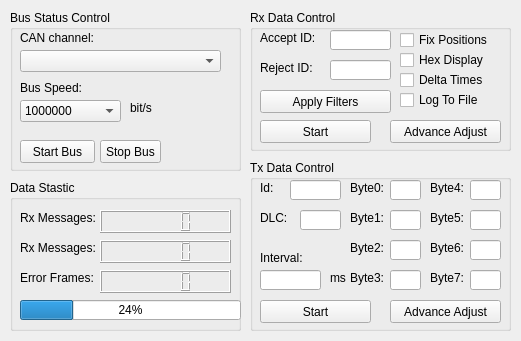
<?xml version="1.0" encoding="UTF-8"?>
<ui version="4.0">
 <class>Spark</class>
 <widget class="QWidget" name="Spark">
  <property name="geometry">
   <rect>
    <x>0</x>
    <y>0</y>
    <width>521</width>
    <height>341</height>
   </rect>
  </property>
  <property name="minimumSize">
   <size>
    <width>475</width>
    <height>341</height>
   </size>
  </property>
  <property name="windowTitle">
   <string>Spark</string>
  </property>
  <widget class="QGroupBox" name="groupBox">
   <property name="geometry">
    <rect>
     <x>10</x>
     <y>10</y>
     <width>231</width>
     <height>161</height>
    </rect>
   </property>
   <property name="title">
    <string>Bus Status Control</string>
   </property>
   <widget class="QComboBox" name="comboBox">
    <property name="geometry">
     <rect>
      <x>10</x>
      <y>40</y>
      <width>201</width>
      <height>22</height>
     </rect>
    </property>
   </widget>
   <widget class="QLabel" name="label">
    <property name="geometry">
     <rect>
      <x>10</x>
      <y>20</y>
      <width>131</width>
      <height>16</height>
     </rect>
    </property>
    <property name="text">
     <string>CAN channel:</string>
    </property>
   </widget>
   <widget class="QPushButton" name="pushButton">
    <property name="geometry">
     <rect>
      <x>90</x>
      <y>130</y>
      <width>61</width>
      <height>23</height>
     </rect>
    </property>
    <property name="text">
     <string>Stop Bus</string>
    </property>
   </widget>
   <widget class="QLabel" name="label_3">
    <property name="geometry">
     <rect>
      <x>120</x>
      <y>90</y>
      <width>71</width>
      <height>16</height>
     </rect>
    </property>
    <property name="text">
     <string>bit/s</string>
    </property>
   </widget>
   <widget class="QComboBox" name="comboBox_2">
    <property name="geometry">
     <rect>
      <x>10</x>
      <y>90</y>
      <width>101</width>
      <height>22</height>
     </rect>
    </property>
    <item>
     <property name="text">
      <string>1000000</string>
     </property>
    </item>
    <item>
     <property name="text">
      <string>500000</string>
     </property>
    </item>
    <item>
     <property name="text">
      <string>250000</string>
     </property>
    </item>
    <item>
     <property name="text">
      <string>100000</string>
     </property>
    </item>
    <item>
     <property name="text">
      <string>83333</string>
     </property>
    </item>
    <item>
     <property name="text">
      <string>62500</string>
     </property>
    </item>
    <item>
     <property name="text">
      <string>50000</string>
     </property>
    </item>
    <item>
     <property name="text">
      <string>33333</string>
     </property>
    </item>
   </widget>
   <widget class="QLabel" name="label_2">
    <property name="geometry">
     <rect>
      <x>10</x>
      <y>70</y>
      <width>131</width>
      <height>16</height>
     </rect>
    </property>
    <property name="text">
     <string>Bus Speed:</string>
    </property>
   </widget>
   <widget class="QPushButton" name="pushButton_2">
    <property name="geometry">
     <rect>
      <x>10</x>
      <y>130</y>
      <width>75</width>
      <height>23</height>
     </rect>
    </property>
    <property name="text">
     <string>Start Bus</string>
    </property>
   </widget>
  </widget>
  <widget class="QGroupBox" name="groupBox_2">
   <property name="geometry">
    <rect>
     <x>10</x>
     <y>180</y>
     <width>231</width>
     <height>151</height>
    </rect>
   </property>
   <property name="title">
    <string>Data Stastic</string>
   </property>
   <widget class="QProgressBar" name="progressBar">
    <property name="geometry">
     <rect>
      <x>10</x>
      <y>120</y>
      <width>221</width>
      <height>20</height>
     </rect>
    </property>
    <property name="value">
     <number>24</number>
    </property>
   </widget>
   <widget class="QLabel" name="label_4">
    <property name="geometry">
     <rect>
      <x>10</x>
      <y>30</y>
      <width>81</width>
      <height>16</height>
     </rect>
    </property>
    <property name="text">
     <string>Rx Messages:</string>
    </property>
   </widget>
   <widget class="QLabel" name="label_5">
    <property name="geometry">
     <rect>
      <x>10</x>
      <y>60</y>
      <width>81</width>
      <height>16</height>
     </rect>
    </property>
    <property name="text">
     <string>Rx Messages:</string>
    </property>
   </widget>
   <widget class="QLabel" name="label_6">
    <property name="geometry">
     <rect>
      <x>10</x>
      <y>90</y>
      <width>81</width>
      <height>16</height>
     </rect>
    </property>
    <property name="text">
     <string>Error Frames:</string>
    </property>
   </widget>
   <widget class="QLCDNumber" name="lcdNumber">
    <property name="geometry">
     <rect>
      <x>90</x>
      <y>30</y>
      <width>131</width>
      <height>23</height>
     </rect>
    </property>
   </widget>
   <widget class="QLCDNumber" name="lcdNumber_2">
    <property name="geometry">
     <rect>
      <x>90</x>
      <y>60</y>
      <width>131</width>
      <height>23</height>
     </rect>
    </property>
   </widget>
   <widget class="QLCDNumber" name="lcdNumber_3">
    <property name="geometry">
     <rect>
      <x>90</x>
      <y>90</y>
      <width>131</width>
      <height>23</height>
     </rect>
    </property>
   </widget>
  </widget>
  <widget class="QGroupBox" name="groupBox_3">
   <property name="geometry">
    <rect>
     <x>250</x>
     <y>10</y>
     <width>261</width>
     <height>141</height>
    </rect>
   </property>
   <property name="title">
    <string>Rx Data Control</string>
   </property>
   <widget class="QCheckBox" name="checkBox">
    <property name="geometry">
     <rect>
      <x>150</x>
      <y>20</y>
      <width>111</width>
      <height>20</height>
     </rect>
    </property>
    <property name="text">
     <string>Fix Positions</string>
    </property>
   </widget>
   <widget class="QCheckBox" name="checkBox_2">
    <property name="geometry">
     <rect>
      <x>150</x>
      <y>40</y>
      <width>111</width>
      <height>20</height>
     </rect>
    </property>
    <property name="text">
     <string>Hex Display</string>
    </property>
   </widget>
   <widget class="QCheckBox" name="checkBox_3">
    <property name="geometry">
     <rect>
      <x>150</x>
      <y>60</y>
      <width>111</width>
      <height>20</height>
     </rect>
    </property>
    <property name="text">
     <string>Delta Times</string>
    </property>
   </widget>
   <widget class="QPushButton" name="pushButton_4">
    <property name="geometry">
     <rect>
      <x>10</x>
      <y>110</y>
      <width>111</width>
      <height>23</height>
     </rect>
    </property>
    <property name="text">
     <string>Start</string>
    </property>
   </widget>
   <widget class="QCheckBox" name="checkBox_4">
    <property name="geometry">
     <rect>
      <x>150</x>
      <y>80</y>
      <width>111</width>
      <height>20</height>
     </rect>
    </property>
    <property name="text">
     <string>Log To File</string>
    </property>
   </widget>
   <widget class="QLineEdit" name="lineEdit_12">
    <property name="geometry">
     <rect>
      <x>80</x>
      <y>20</y>
      <width>61</width>
      <height>20</height>
     </rect>
    </property>
   </widget>
   <widget class="QLabel" name="label_19">
    <property name="geometry">
     <rect>
      <x>10</x>
      <y>20</y>
      <width>61</width>
      <height>16</height>
     </rect>
    </property>
    <property name="text">
     <string>Accept ID:</string>
    </property>
   </widget>
   <widget class="QLineEdit" name="lineEdit_13">
    <property name="geometry">
     <rect>
      <x>80</x>
      <y>50</y>
      <width>61</width>
      <height>20</height>
     </rect>
    </property>
   </widget>
   <widget class="QLabel" name="label_20">
    <property name="geometry">
     <rect>
      <x>10</x>
      <y>50</y>
      <width>61</width>
      <height>16</height>
     </rect>
    </property>
    <property name="text">
     <string>Reject ID:</string>
    </property>
   </widget>
   <widget class="QPushButton" name="pushButton_5">
    <property name="geometry">
     <rect>
      <x>10</x>
      <y>80</y>
      <width>131</width>
      <height>23</height>
     </rect>
    </property>
    <property name="text">
     <string>Apply Filters</string>
    </property>
   </widget>
   <widget class="QPushButton" name="pushButton_7">
    <property name="geometry">
     <rect>
      <x>140</x>
      <y>110</y>
      <width>111</width>
      <height>23</height>
     </rect>
    </property>
    <property name="text">
     <string>Advance Adjust</string>
    </property>
   </widget>
  </widget>
  <widget class="QGroupBox" name="groupBox_4">
   <property name="geometry">
    <rect>
     <x>250</x>
     <y>160</y>
     <width>261</width>
     <height>171</height>
    </rect>
   </property>
   <property name="title">
    <string>Tx Data Control</string>
   </property>
   <widget class="QLabel" name="label_7">
    <property name="geometry">
     <rect>
      <x>10</x>
      <y>20</y>
      <width>31</width>
      <height>16</height>
     </rect>
    </property>
    <property name="text">
     <string>Id:</string>
    </property>
   </widget>
   <widget class="QLineEdit" name="lineEdit">
    <property name="geometry">
     <rect>
      <x>40</x>
      <y>20</y>
      <width>51</width>
      <height>20</height>
     </rect>
    </property>
   </widget>
   <widget class="QLineEdit" name="lineEdit_2">
    <property name="geometry">
     <rect>
      <x>50</x>
      <y>50</y>
      <width>41</width>
      <height>20</height>
     </rect>
    </property>
   </widget>
   <widget class="QLabel" name="label_8">
    <property name="geometry">
     <rect>
      <x>10</x>
      <y>50</y>
      <width>31</width>
      <height>16</height>
     </rect>
    </property>
    <property name="text">
     <string>DLC:</string>
    </property>
   </widget>
   <widget class="QLineEdit" name="lineEdit_3">
    <property name="geometry">
     <rect>
      <x>10</x>
      <y>110</y>
      <width>61</width>
      <height>20</height>
     </rect>
    </property>
   </widget>
   <widget class="QLabel" name="label_9">
    <property name="geometry">
     <rect>
      <x>10</x>
      <y>90</y>
      <width>61</width>
      <height>16</height>
     </rect>
    </property>
    <property name="text">
     <string>Interval:</string>
    </property>
   </widget>
   <widget class="QLabel" name="label_10">
    <property name="geometry">
     <rect>
      <x>80</x>
      <y>110</y>
      <width>16</width>
      <height>16</height>
     </rect>
    </property>
    <property name="text">
     <string>ms</string>
    </property>
   </widget>
   <widget class="QLineEdit" name="lineEdit_4">
    <property name="geometry">
     <rect>
      <x>140</x>
      <y>20</y>
      <width>31</width>
      <height>20</height>
     </rect>
    </property>
   </widget>
   <widget class="QLabel" name="label_11">
    <property name="geometry">
     <rect>
      <x>100</x>
      <y>20</y>
      <width>41</width>
      <height>16</height>
     </rect>
    </property>
    <property name="text">
     <string>Byte0:</string>
    </property>
   </widget>
   <widget class="QLineEdit" name="lineEdit_5">
    <property name="geometry">
     <rect>
      <x>140</x>
      <y>50</y>
      <width>31</width>
      <height>20</height>
     </rect>
    </property>
   </widget>
   <widget class="QLabel" name="label_12">
    <property name="geometry">
     <rect>
      <x>100</x>
      <y>50</y>
      <width>41</width>
      <height>16</height>
     </rect>
    </property>
    <property name="text">
     <string>Byte1:</string>
    </property>
   </widget>
   <widget class="QLabel" name="label_13">
    <property name="geometry">
     <rect>
      <x>100</x>
      <y>110</y>
      <width>41</width>
      <height>16</height>
     </rect>
    </property>
    <property name="text">
     <string>Byte3:</string>
    </property>
   </widget>
   <widget class="QLineEdit" name="lineEdit_6">
    <property name="geometry">
     <rect>
      <x>140</x>
      <y>110</y>
      <width>31</width>
      <height>20</height>
     </rect>
    </property>
   </widget>
   <widget class="QLineEdit" name="lineEdit_7">
    <property name="geometry">
     <rect>
      <x>140</x>
      <y>80</y>
      <width>31</width>
      <height>20</height>
     </rect>
    </property>
   </widget>
   <widget class="QLabel" name="label_14">
    <property name="geometry">
     <rect>
      <x>100</x>
      <y>80</y>
      <width>41</width>
      <height>16</height>
     </rect>
    </property>
    <property name="text">
     <string>Byte2:</string>
    </property>
   </widget>
   <widget class="QLabel" name="label_15">
    <property name="geometry">
     <rect>
      <x>180</x>
      <y>50</y>
      <width>41</width>
      <height>16</height>
     </rect>
    </property>
    <property name="text">
     <string>Byte5:</string>
    </property>
   </widget>
   <widget class="QLineEdit" name="lineEdit_8">
    <property name="geometry">
     <rect>
      <x>220</x>
      <y>50</y>
      <width>31</width>
      <height>20</height>
     </rect>
    </property>
   </widget>
   <widget class="QLabel" name="label_16">
    <property name="geometry">
     <rect>
      <x>180</x>
      <y>110</y>
      <width>41</width>
      <height>16</height>
     </rect>
    </property>
    <property name="text">
     <string>Byte7:</string>
    </property>
   </widget>
   <widget class="QLineEdit" name="lineEdit_9">
    <property name="geometry">
     <rect>
      <x>220</x>
      <y>110</y>
      <width>31</width>
      <height>20</height>
     </rect>
    </property>
   </widget>
   <widget class="QLineEdit" name="lineEdit_10">
    <property name="geometry">
     <rect>
      <x>220</x>
      <y>20</y>
      <width>31</width>
      <height>20</height>
     </rect>
    </property>
   </widget>
   <widget class="QLineEdit" name="lineEdit_11">
    <property name="geometry">
     <rect>
      <x>220</x>
      <y>80</y>
      <width>31</width>
      <height>20</height>
     </rect>
    </property>
   </widget>
   <widget class="QLabel" name="label_17">
    <property name="geometry">
     <rect>
      <x>180</x>
      <y>80</y>
      <width>41</width>
      <height>16</height>
     </rect>
    </property>
    <property name="text">
     <string>Byte6:</string>
    </property>
   </widget>
   <widget class="QLabel" name="label_18">
    <property name="geometry">
     <rect>
      <x>180</x>
      <y>20</y>
      <width>41</width>
      <height>16</height>
     </rect>
    </property>
    <property name="text">
     <string>Byte4:</string>
    </property>
   </widget>
   <widget class="QPushButton" name="pushButton_3">
    <property name="geometry">
     <rect>
      <x>10</x>
      <y>140</y>
      <width>111</width>
      <height>23</height>
     </rect>
    </property>
    <property name="text">
     <string>Start</string>
    </property>
   </widget>
   <widget class="QPushButton" name="pushButton_6">
    <property name="geometry">
     <rect>
      <x>140</x>
      <y>140</y>
      <width>111</width>
      <height>23</height>
     </rect>
    </property>
    <property name="text">
     <string>Advance Adjust</string>
    </property>
   </widget>
  </widget>
 </widget>
 <layoutdefault spacing="6" margin="11"/>
 <resources/>
 <connections/>
</ui>
